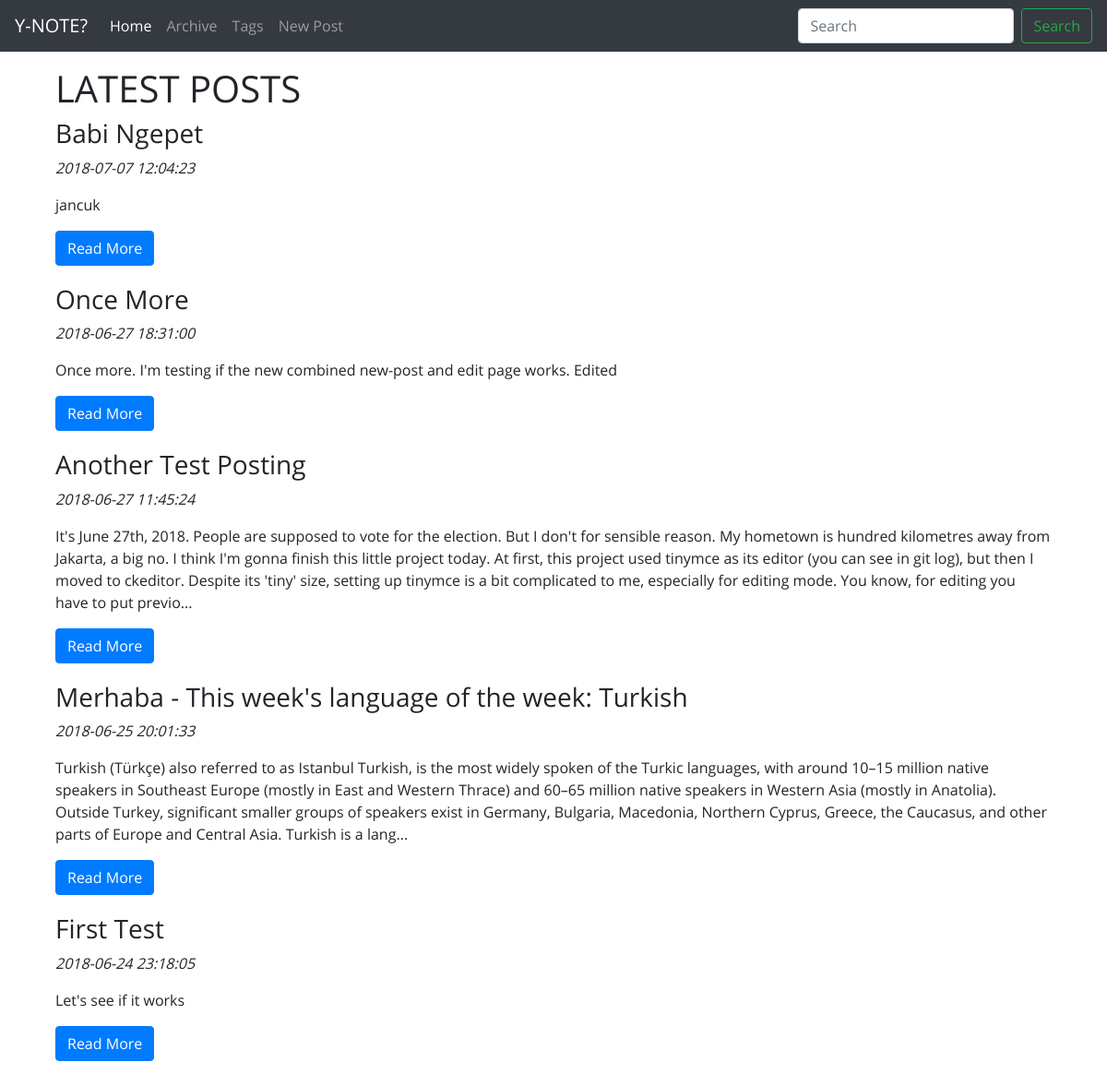
Before: / with the older database file.
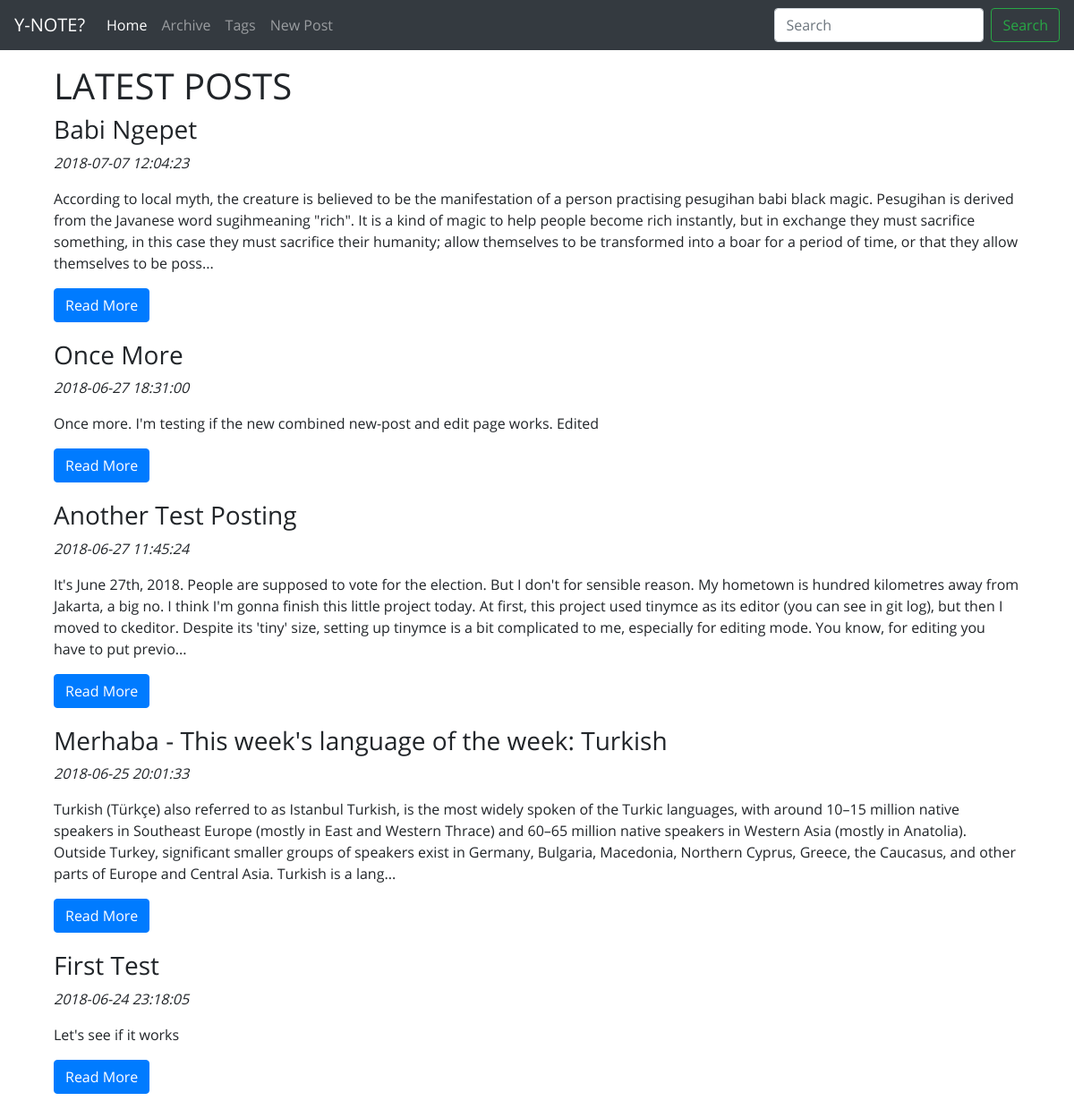
After: the same page with the newer database file.
### tables this page shows
CREATE TABLE `posts` (
  `id_post` int(11) NOT NULL AUTO_INCREMENT,
  `date_post` datetime DEFAULT NULL,
  `date_modified` datetime DEFAULT NULL,
  `title_post` varchar(255) DEFAULT NULL,
  `content` text,
  PRIMARY KEY (`id_post`)
);

### index.php (the view, shortened to what this page needs)
<?php
    include "header.php";
    include "navbar.php";
    include_once "config.php";
    $sql = "SELECT *
            FROM posts
            ORDER BY date_post DESC
            LIMIT 5";
    $result_sql = mysqli_query($db_handle, $sql);
?>
<div class="container">
    <h1>LATEST POSTS</h1>
    <?php
        while($row = mysqli_fetch_array($result_sql)) {
            $content_no_html = strip_tags($row['content']);
            $content_crop = substr($content_no_html, 0, 500);
            if (mb_strlen($content_no_html, 'utf8') > 500) {
                $content_crop .= '...';
            }
            echo <<<EOD
    <div class="row post-showcase">
        <div class="col-md-12">
            <h3>{$row['title_post']}</h3>
            <p><em>{$row['date_post']}</em><p>
            <p>{$content_crop}</p>
            <a href="readpost.php?id-post={$row['id_post']}" class="btn btn-primary">Read More</a>
        </div>
    </div>
EOD;
        };
    ?>
</div>
<?php include "tail.php" ?>

Changed rows visible on the page:
changed posts "Babi Ngepet": content "jancuk" → "According to local myth, the creature is believed to be the manifestation of a person practising pesugihan babi black magic. Pesugihan is derived from the Javanese word sugihmeaning \"rich\". It is a kind of magic to help people become rich instantly, but in exchange they must sacrifice something, in this case they must sacrifice their humanity; allow themselves to be transformed into a boar for a period of time, or that they allow themselves to be poss..."
